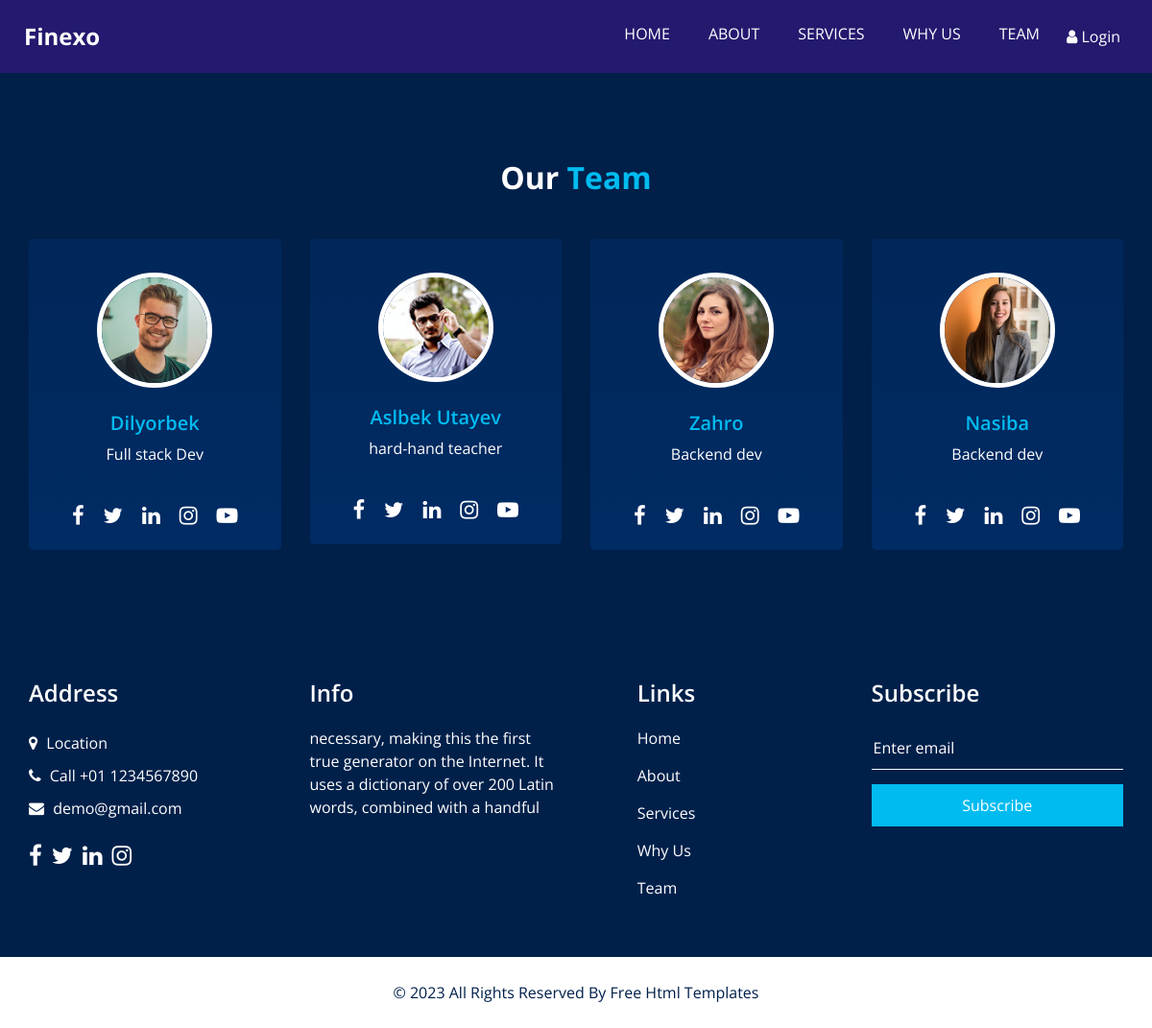
Page /team/ on the committed database.
### app1/models.py (models this page shows, shortened)
class Team(models.Model):
    name = models.CharField(max_length=50)
    profession = models.CharField(max_length=50)
    image = models.ImageField(upload_to="team/")
    objects = models.Manager()

### app1/views.py (the view)
# urls.py: path("team/", TeamView, name="team"),
def TeamView(req):
    team = Team.objects.all()
    context = {"team": team}
    return render(req, "team.html", context)

### templates/team.html (shortened to what this page needs)
{% extends 'base.html' %}
{% load static %}
{% block content %}
<section class="team_section layout_padding">
    <div class="container-fluid">
        <div class="heading_container heading_center">
            <h2 class="">
                Our <span> Team</span>
            </h2>
        </div>
        <div class="team_container">
            <div class="row">
                {% for mate in team %}
                <div class="col-lg-3 col-sm-6">
                    <div class="box ">
                        <div class="img-box">
                            <img src="{{mate.image.url}}" class="img1" alt="">
                        </div>
                        <div class="detail-box">
                            <h5>
                                {{mate.name}}
                            </h5>
                            <p>
                                {{mate.profession}}
                            </p>
                        </div>
                        <div class="social_box">
                            <a href="#">
                                <i class="fa fa-facebook" aria-hidden="true"></i>
                            </a>
                            <a href="#">
                                <i class="fa fa-twitter" aria-hidden="true"></i>
                            </a>
                            <a href="#">
                                <i class="fa fa-linkedin" aria-hidden="true"></i>
                            </a>
                            <a href="#">
                                <i class="fa fa-instagram" aria-hidden="true"></i>
                            </a>
                            <a href="#">
                                <i class="fa fa-youtube-play" aria-hidden="true"></i>
                            </a>
                        </div>
                    </div>
                </div>
                {% endfor %}
            </div>
        </div>
    </div>
</section>
{% endblock content %}

### templates/base.html (shortened to what this page needs)
<!DOCTYPE html>
<html>
<head>
    {% load static %}
    <link rel="stylesheet" type="text/css" href="{% static 'css/bootstrap.css' %}" />
    <link rel="stylesheet" type="text/css"
        href="https://cdnjs.cloudflare.com/ajax/libs/OwlCarousel2/2.3.4/assets/owl.carousel.min.css" />
    <link href="{% static 'css/font-awesome.min.css' %}" rel="stylesheet" />
    <link href="{% static 'css/responsive.css' %}" rel="stylesheet" />
    <link href="{% static 'css/style.css' %}" rel="stylesheet" />
</head>
<body>
    <div class="hero_area">
        <div class="hero_bg_box">
            <div class="bg_img_box">
            </div>
        </div>
        <header class="header_section">
            <div class="container-fluid">
                <nav class="navbar navbar-expand-lg custom_nav-container ">
                    <a class="navbar-brand" href="/">
                        <span>
                            Finexo
                        </span>
                    </a>
                    <div class="collapse navbar-collapse" id="navbarSupportedContent">
                        <ul class="navbar-nav  ">
                            <li class="nav-item ">
                                <a class="nav-link" href="{% url 'home' %}">Home </a>
                            </li>
                            <li class="nav-item">
                                <a class="nav-link" href="{% url 'about' %}"> About</a>
                            </li>
                            <li class="nav-item">
                                <a class="nav-link" href="{% url 'service' %}">Services</a>
                            </li>
                            <li class="nav-item">
                                <a class="nav-link" href="{% url 'why' %}">Why Us</a>
                            </li>
                            <li class="nav-item">
                                <a class="nav-link" href="{% url 'team' %}">Team</a>
                            </li>
                            {% if user.is_authenticated %}
                            <li class="nav-item">
                                <a class="nav-link" href="{% url 'profile' %}"> <i class="fa fa-user" aria-hidden="true"></i></a>
                            <li><a href="{% url 'logout' %}" style="color: #fefefe; text-align: center; margin-top: 10px;">Log Out</a></li>
                            </li>
                            {% else %}
                            <a class="nav-link" href="{% url 'login' %}" style="color: #fefefe;"> <i class="fa fa-user" aria-hidden="true"></i> Login</a>
                            {% endif %}
                        </ul>
                    </div>
                </nav>
            </div>
        </header>
        {% block content %}
        {% endblock content %}
        <section class="info_section layout_padding2">
            <div class="container">
                <div class="row">
                    <div class="col-md-6 col-lg-3 info_col">
                        <div class="info_contact">
                            <h4>
                                Address
                            </h4>
                            <div class="contact_link_box">
                                <a href="">
                                    <i class="fa fa-map-marker" aria-hidden="true"></i>
                                    <span>
                                        Location
                                    </span>
                                </a>
                                <a href="">
                                    <i class="fa fa-phone" aria-hidden="true"></i>
                                    <span>
                                        Call +01 1234567890
                                    </span>
                                </a>
                                <a href="">
                                    <i class="fa fa-envelope" aria-hidden="true"></i>
                                    <span>
                                        demo@gmail.com
                                    </span>
                                </a>
                            </div>
                        </div>
                        <div class="info_social">
                            <a href="">
                                <i class="fa fa-facebook" aria-hidden="true"></i>
                            </a>
                            <a href="">
                                <i class="fa fa-twitter" aria-hidden="true"></i>
                            </a>
                            <a href="">
                                <i class="fa fa-linkedin" aria-hidden="true"></i>
                            </a>
                            <a href="">
                                <i class="fa fa-instagram" aria-hidden="true"></i>
                            </a>
                        </div>
                    </div>
                    <div class="col-md-6 col-lg-3 info_col">
                        <div class="info_detail">
                            <h4>
                                Info
                            </h4>
                            <p>
                                necessary, making this the first true generator on the Internet. It uses a dictionary of
                                over 200 Latin words, combined with a handful
                            </p>
                        </div>
                    </div>
                    <div class="col-md-6 col-lg-2 mx-auto info_col">
                        <div class="info_link_box">
                            <h4>
                                Links
                            </h4>
                            <div class="info_links">
                                <a class="active" href="index.html">
                                    Home
                                </a>
                                <a class="" href="about.html">
                                    About
                                </a>
                                <a class="" href="service.html">
                                    Services
                                </a>
                                <a class="" href="why.html">
                                    Why Us
                                </a>
                                <a class="" href="team.html">
                                    Team
                                </a>
                            </div>
                        </div>
                    </div>
                    <div class="col-md-6 col-lg-3 info_col ">
                        <h4>
                            Subscribe
                        </h4>
                        <form action="#">
                            <input type="text" placeholder="Enter email" />
                            <button type="submit">
                                Subscribe
                            </button>
                        </form>
                    </div>
                </div>
            </div>
        </section>
        <section class="footer_section">
            <div class="container">
                <p>
                    &copy; <span id="displayYear"></span> All Rights Reserved By
                    <a href="https://html.design/">Free Html Templates</a>
                </p>
            </div>
        </section>
</body>
</html>

### static/css/responsive.css (style rules this page uses)
@media (min-width: 1200px) { .container { max-width: 1170px; } }

### static/css/style.css (style rules this page uses)
body { font-family: "Open Sans", sans-serif; color: #0c0c0c; background-color: #ffffff; overflow-x: hidden; }
.layout_padding { padding: 90px 0; }
.layout_padding2 { padding: 75px 0; }
.heading_container { display: flex; flex-direction: column; align-items: flex-start; }
.heading_container h2 { position: relative; font-weight: bold; margin-bottom: 0; }
.heading_container h2 span { color: #00bbf0; }
.heading_container.heading_center { align-items: center; text-align: center; }
a, a:hover, a:focus { text-decoration: none; }
.hero_area { position: relative; min-height: 100vh; display: flex; flex-direction: column; }
.hero_area .hero_bg_box { position: absolute; top: 0; left: 0; width: 100%; height: 100%; display: flex; justify-content: center; align-items: flex-end; overflow: hidden; z-index: -1; }
.hero_area .hero_bg_box .bg_img_box { min-width: 100%; min-height: 100%; }
.header_section { padding: 15px 0; }
.header_section .container-fluid { padding-right: 25px; padding-left: 25px; }
.navbar-brand span { font-weight: bold; font-size: 24px; color: #ffffff; }
.custom_nav-container { padding: 0; }
.custom_nav-container .navbar-nav { margin-left: auto; }
.custom_nav-container .navbar-nav .nav-item .nav-link { padding: 5px 20px; color: #ffffff; text-align: center; text-transform: uppercase; border-radius: 5px; transition: all 0.3s; }
.team_section { text-align: center; background-color: #00204a; color: #ffffff; }
.team_section .heading_container { justify-content: center; }
.team_section .team_container { padding: 0 15px; }
.team_section .team_container .box { padding: 35px 0 0 0; border-radius: 5px; overflow: hidden; transition: all 0.1s; margin-top: 45px; background: linear-gradient(to bottom, #002759, #002b64); }
.team_section .team_container .box .img-box { display: flex; justify-content: center; align-items: center; }
.team_section .team_container .box .img-box img { width: 120px; border-radius: 100%; border: 5px solid #ffffff; }
.team_section .team_container .box .detail-box { margin: 25px 0; }
.team_section .team_container .box .detail-box h5 { color: #00bbf0; font-weight: 600; position: relative; }
.team_section .team_container .box .social_box { padding: 10px 45px 20px 45px; display: flex; justify-content: space-between; }
.team_section .team_container .box .social_box a { color: #ffffff; font-size: 22px; }
.info_section { background-color: #00204a; color: #ffffff; padding: 45px 0 15px 0; }
.info_section h4 { font-weight: 600; margin-bottom: 20px; }
.info_section .info_col { margin-bottom: 30px; }
.info_section .info_contact .contact_link_box { display: flex; flex-direction: column; }
.info_section .info_contact .contact_link_box a { margin: 5px 0; color: #ffffff; }
.info_section .info_contact .contact_link_box a i { margin-right: 5px; }
.info_section .info_social { display: flex; margin-top: 20px; margin-bottom: 10px; }
.info_section .info_social a { display: flex; justify-content: center; align-items: center; color: #ffffff; border-radius: 100%; margin-right: 10px; font-size: 24px; }
.info_section .info_links { display: flex; flex-direction: column; flex-wrap: wrap; }
.info_section .info_links a { display: flex; align-items: center; margin-bottom: 15px; color: #ffffff; }
.info_section form input { border: none; border-bottom: 1px solid #ffffff; background-color: transparent; width: 100%; height: 45px; color: #ffffff; outline: none; }
.info_section form input::placeholder { color: #ffffff; }
.info_section form button { width: 100%; text-align: center; display: inline-block; padding: 10px 55px; background-color: #00bbf0; color: #ffffff; border-radius: 0; transition: all 0.3s; border: none; margin-top: 15px; }
.footer_section { position: relative; background-color: #ffffff; text-align: center; }
.footer_section p { color: #00204a; padding: 25px 0; margin: 0; }
.footer_section p a { color: inherit; }

### rows in the picture
Team: image (picture), name "Dilyorbek", profession "Full stack Dev"
Team: image (picture), name "Aslbek Utayev", profession "hard-hand teacher"
Team: image (picture), name "Zahro", profession "Backend dev"
Team: image (picture), name "Nasiba", profession "Backend dev"
